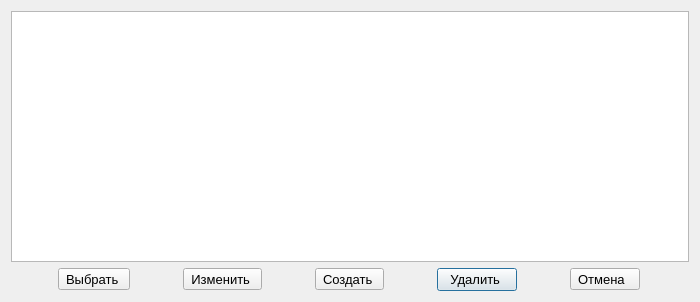
<?xml version="1.0" encoding="UTF-8"?>
<ui version="4.0">
 <class>select_rule</class>
 <widget class="QDialog" name="select_rule">
  <property name="geometry">
   <rect>
    <x>0</x>
    <y>0</y>
    <width>700</width>
    <height>302</height>
   </rect>
  </property>
  <property name="font">
   <font>
    <pointsize>10</pointsize>
   </font>
  </property>
  <property name="windowTitle">
   <string>Выбрать правило для фильтрации</string>
  </property>
  <layout class="QGridLayout" name="gridLayout">
   <item row="0" column="0">
    <widget class="QTableWidget" name="tbl_Rule_lst">
     <property name="font">
      <font>
       <pointsize>10</pointsize>
      </font>
     </property>
    </widget>
   </item>
   <item row="1" column="0">
    <layout class="QHBoxLayout" name="horizontalLayout">
     <item>
      <widget class="QToolButton" name="btn_Rule_OK">
       <property name="font">
        <font>
         <pointsize>10</pointsize>
        </font>
       </property>
       <property name="toolTip">
        <string>Выбрать правило фильтрации</string>
       </property>
       <property name="text">
        <string>Выбрать </string>
       </property>
       <property name="icon">
        <iconset resource="icons.qrc">
         <normaloff>:/icons/check.png</normaloff>:/icons/check.png</iconset>
       </property>
       <property name="iconSize">
        <size>
         <width>25</width>
         <height>25</height>
        </size>
       </property>
       <property name="toolButtonStyle">
        <enum>Qt::ToolButtonTextBesideIcon</enum>
       </property>
      </widget>
     </item>
     <item>
      <widget class="QToolButton" name="btn_Rule_Change">
       <property name="toolTip">
        <string>Изменить правило фильтрации</string>
       </property>
       <property name="text">
        <string>Изменить </string>
       </property>
       <property name="icon">
        <iconset resource="icons.qrc">
         <normaloff>:/icons/editalt.png</normaloff>:/icons/editalt.png</iconset>
       </property>
       <property name="iconSize">
        <size>
         <width>25</width>
         <height>25</height>
        </size>
       </property>
       <property name="toolButtonStyle">
        <enum>Qt::ToolButtonTextBesideIcon</enum>
       </property>
      </widget>
     </item>
     <item>
      <widget class="QToolButton" name="btn_Rule_Create">
       <property name="font">
        <font>
         <pointsize>10</pointsize>
        </font>
       </property>
       <property name="toolTip">
        <string>Создать правило фильтрации</string>
       </property>
       <property name="text">
        <string>Создать </string>
       </property>
       <property name="icon">
        <iconset resource="icons.qrc">
         <normaloff>:/icons/tab_new_raised.png</normaloff>:/icons/tab_new_raised.png</iconset>
       </property>
       <property name="iconSize">
        <size>
         <width>25</width>
         <height>25</height>
        </size>
       </property>
       <property name="toolButtonStyle">
        <enum>Qt::ToolButtonTextBesideIcon</enum>
       </property>
      </widget>
     </item>
     <item>
      <widget class="QPushButton" name="btn_Rule_Delete">
       <property name="sizePolicy">
        <sizepolicy hsizetype="Fixed" vsizetype="Fixed">
         <horstretch>0</horstretch>
         <verstretch>0</verstretch>
        </sizepolicy>
       </property>
       <property name="minimumSize">
        <size>
         <width>0</width>
         <height>0</height>
        </size>
       </property>
       <property name="toolTip">
        <string>Удалить правило фильтрации</string>
       </property>
       <property name="text">
        <string>Удалить </string>
       </property>
       <property name="icon">
        <iconset resource="icons.qrc">
         <normaloff>:/icons/delete.png</normaloff>:/icons/delete.png</iconset>
       </property>
       <property name="iconSize">
        <size>
         <width>25</width>
         <height>25</height>
        </size>
       </property>
      </widget>
     </item>
     <item>
      <widget class="QToolButton" name="btn_Rule_Cancel">
       <property name="font">
        <font>
         <pointsize>10</pointsize>
        </font>
       </property>
       <property name="toolTip">
        <string>Отменить выбор правила фильтрации</string>
       </property>
       <property name="text">
        <string>Отмена  </string>
       </property>
       <property name="icon">
        <iconset resource="icons.qrc">
         <normaloff>:/icons/cancel.png</normaloff>:/icons/cancel.png</iconset>
       </property>
       <property name="iconSize">
        <size>
         <width>25</width>
         <height>25</height>
        </size>
       </property>
       <property name="toolButtonStyle">
        <enum>Qt::ToolButtonTextBesideIcon</enum>
       </property>
      </widget>
     </item>
    </layout>
   </item>
  </layout>
 </widget>
 <resources>
  <include location="icons.qrc"/>
 </resources>
 <connections/>
</ui>
